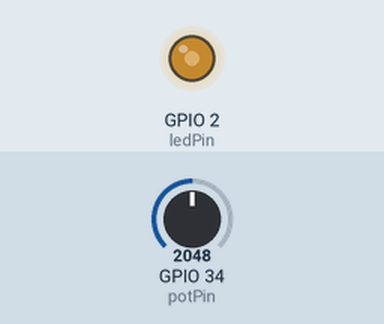
The sketch below on a simulated ESP32. Parts: output pins drawn as LEDs (lit = HIGH). The test bench sets the inputs (shaded band); at power-on: GPIO 34 (potPin) = 2048.

Above: at 1.2 s.
1.3 s: GPIO 34 (potPin) set to 2866
At 2.1 s:
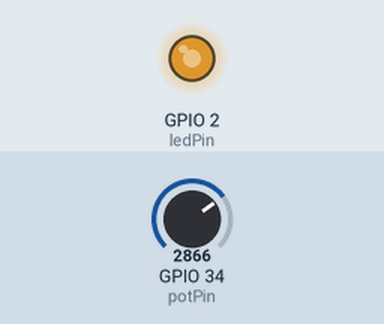
2.8 s: GPIO 34 (potPin) set to 3603
At 3.2 s:
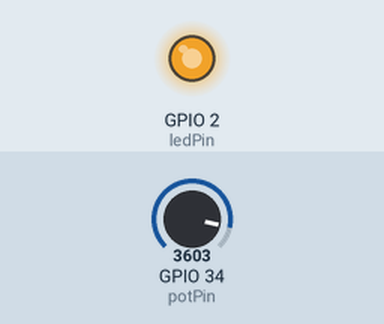
4.3 s: GPIO 34 (potPin) set to 491
At 5.5 s:
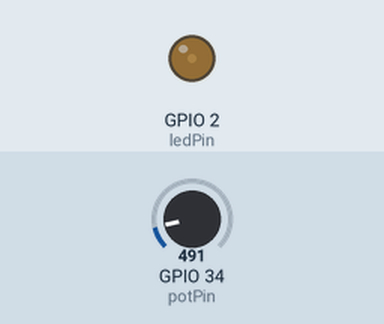
5.8 s: GPIO 34 (potPin) set to 0
At 6.4 s:
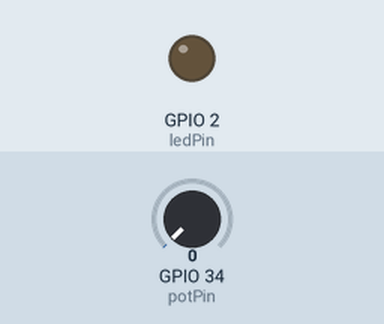
7.3 s: GPIO 34 (potPin) set to 2047
At 7.6 s:
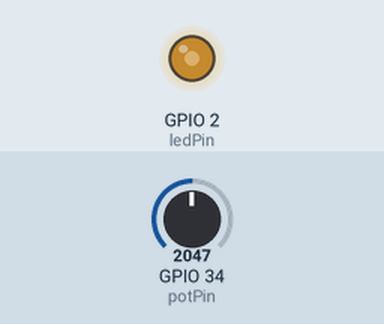
Timing chart, 0 to 9.8 s (numbered marks = the images above; inputs shaded):
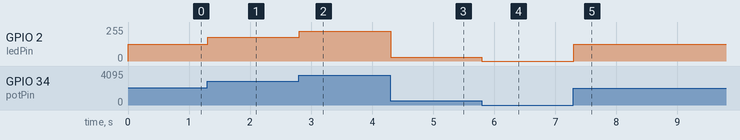

The sketch:

Dimming_LED_using_Potentiometer.ino
```cpp
const int potPin = 34;
const int ledPin = 2;

int potValue = 0;

void setup() {
  pinMode(ledPin, OUTPUT);
}

void loop() {
  potValue = analogRead(potPin);
  int brightness = map(potValue, 0, 4095, 0, 255);
  analogWrite(ledPin, brightness);
  delay(10);
}
```

Measured:
- after the input at 1.3 s, GPIO 2 (ledPin): 127/255 → 178/255 at once
- after the input at 2.8 s, GPIO 2 (ledPin): 178/255 → 224/255 at once
- after the input at 4.3 s, GPIO 2 (ledPin): 224/255 → 30/255 at once
- after the input at 5.8 s, GPIO 2 (ledPin): 30/255 → 0/255 at once
- after the input at 7.3 s, GPIO 2 (ledPin): 0/255 → 127/255 at once
